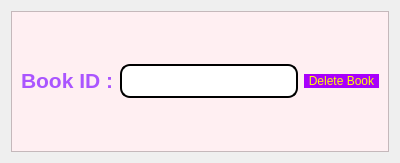
<?xml version="1.0" encoding="UTF-8"?>
<ui version="4.0">
 <class>deleteBook</class>
 <widget class="QDialog" name="deleteBook">
  <property name="geometry">
   <rect>
    <x>0</x>
    <y>0</y>
    <width>400</width>
    <height>163</height>
   </rect>
  </property>
  <property name="windowTitle">
   <string>Dialog</string>
  </property>
  <layout class="QVBoxLayout" name="verticalLayout_2">
   <item>
    <widget class="QFrame" name="frame">
     <property name="styleSheet">
      <string notr="true">background-color:rgb(255, 239, 242)</string>
     </property>
     <property name="frameShape">
      <enum>QFrame::Shape::StyledPanel</enum>
     </property>
     <property name="frameShadow">
      <enum>QFrame::Shadow::Raised</enum>
     </property>
     <layout class="QVBoxLayout" name="verticalLayout">
      <item>
       <layout class="QHBoxLayout" name="horizontalLayout">
        <item>
         <widget class="QLabel" name="label">
          <property name="styleSheet">
           <string notr="true">font: 14pt &quot;georgia&quot;;
color: #e0777d;</string>
          </property>
          <property name="text">
           <string>&lt;html&gt;&lt;head/&gt;&lt;body&gt;&lt;p&gt;&lt;span style=&quot; font-size:16pt; font-weight:700; color:#aa55ff;&quot;&gt;Book ID :&lt;/span&gt;&lt;/p&gt;&lt;/body&gt;&lt;/html&gt;</string>
          </property>
         </widget>
        </item>
        <item>
         <widget class="QLineEdit" name="ID">
          <property name="styleSheet">
           <string notr="true">QLineEdit{
	background-color: rgb(255, 255, 255);
	 border: 2px  solid;
     border-radius: 10px;
	font: 24px;color:rgb(85, 0, 127);
}</string>
          </property>
         </widget>
        </item>
        <item>
         <widget class="QPushButton" name="deleteBookBtn">
          <property name="styleSheet">
           <string notr="true">QPushButton
{ 
	border-radius:15px;
	font: 16pt &quot;georgia&quot;;
	background-color:rgb(168, 0, 252);
	padding : 0 4px;
	border-radius:20px;
	color:rgb(255, 255, 0)
}


QPushButton:hover:!pressed

{
background:rgb(243, 196, 255);
}
</string>
          </property>
          <property name="text">
           <string>Delete Book</string>
          </property>
         </widget>
        </item>
       </layout>
      </item>
     </layout>
    </widget>
   </item>
  </layout>
 </widget>
 <resources/>
 <connections/>
</ui>
